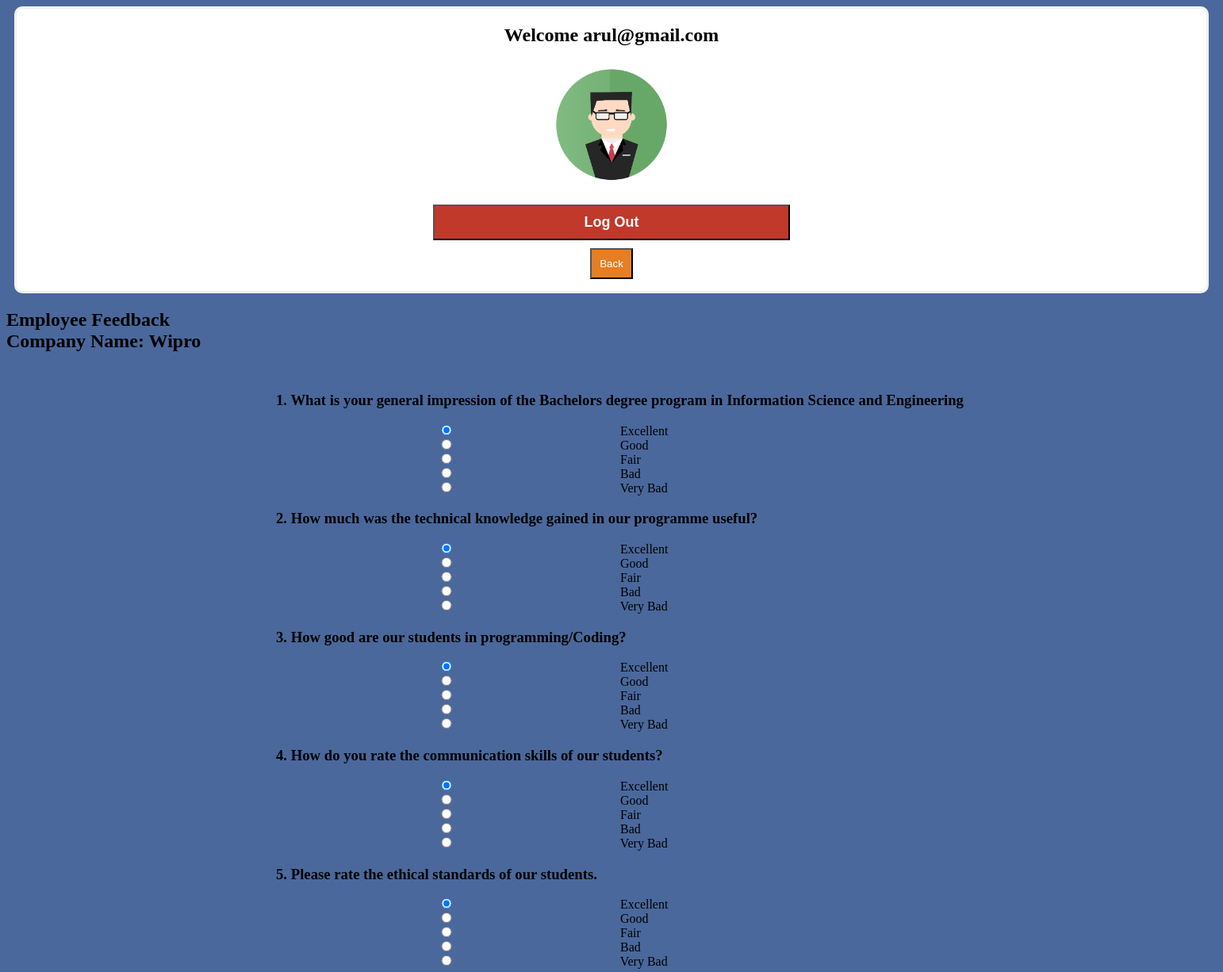
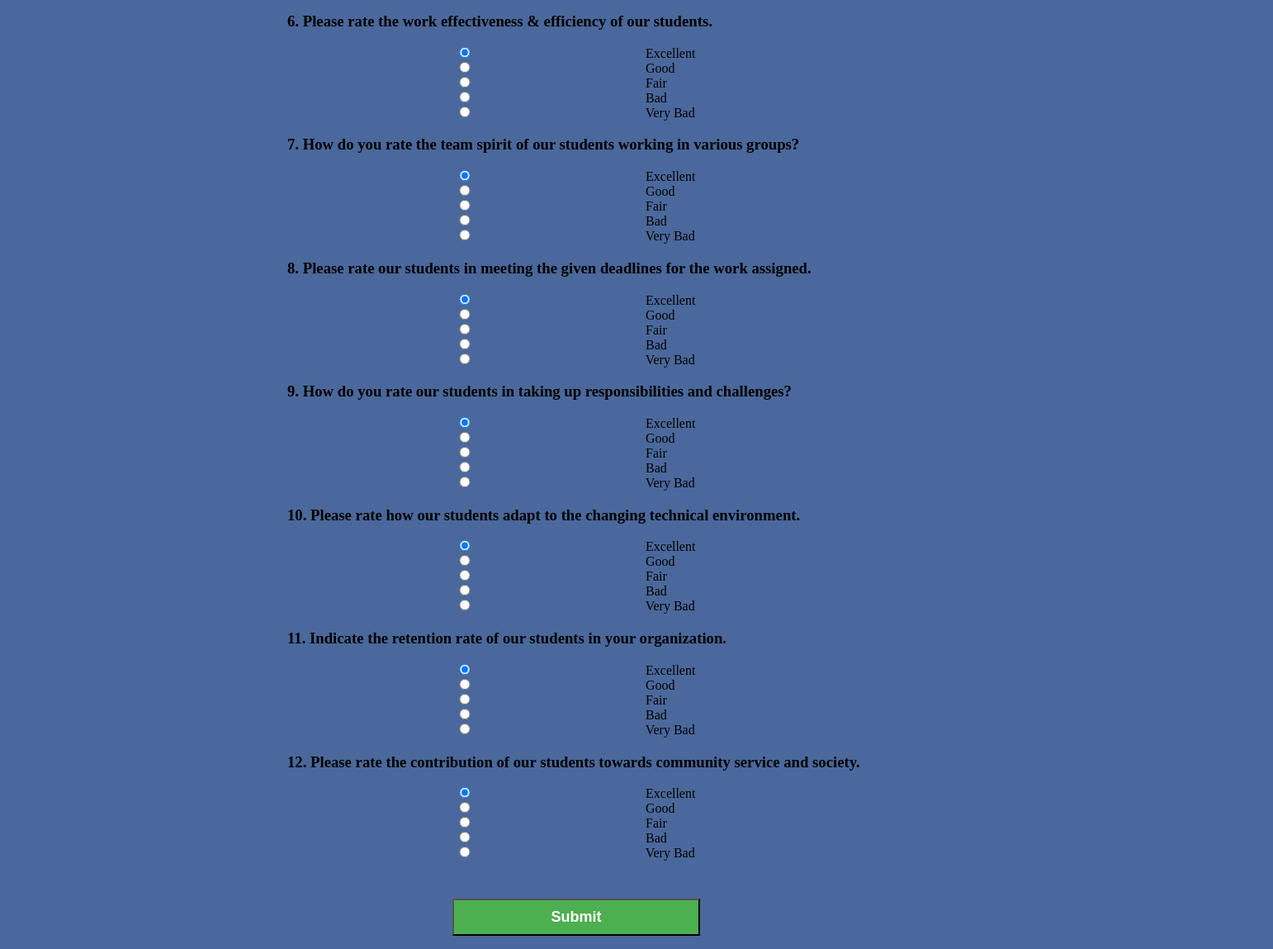
Screenshot of /feedback/employerhomepage.php (signed in) with the database file from the repository (2 pictures, top to bottom).
### tables this page shows
CREATE TABLE `empquestion` (
  `qid` int(11) NOT NULL,
  `question` varchar(140) NOT NULL
);

### feedback/employerhomepage.php (the view, shortened to what this page needs)
<?php
	require 'dbconfig/config.php';
?>
<!DOCTYPE html>
<html>
<head>
<link rel="stylesheet" href="css/style.css">
</head>
<body>
	<div id="main-wrapper">
		<center><h2>Welcome <?php echo $_SESSION['email']; ?></h2></center>
		<form action="index.php" method="post">
			<div class="imgcontainer">
				<img src="imgs/avatar.png" alt="Avatar" class="avatar">
			</div>
			<div class="inner_container">
				<button class="logout_button" type="submit">Log Out</button>
			</div>
			<div align ="center">
			<a href="index.php"><button type="button" class="back_btn">Back</button></a>
			</div>
		</form>
	</div>
	<?php
	@$cname = $_SESSION['cname'];
	echo  '<h2>';
	echo 'Employee Feedback <br>';
	echo 'Company Name: ';
	echo $cname;
	echo '</h2>';
	echo '<p>';
    echo '<div class ="container">';
		$query = "select qid, question from empquestion;";
		$query_run = mysqli_query($con,$query);
		@$i=1;
		echo '<div class="questions">';
		echo '<form method="post" action="empsubmitted.php">';
while($row = mysqli_fetch_array($query_run))
{
		echo '<h3>';
		echo $row['qid'];
		echo '.  ';
		echo $row['question'];
		echo '</h3>';
		echo '<div>';
		echo '<input type="radio" name="q'.$i.'" value="5" checked="checked"> Excellent<br>';
		echo '<input type="radio" name="q'.$i.'" value="4"> Good<br>';
		echo '<input type="radio" name="q'.$i.'" value="3"> Fair<br>';
		echo '<input type="radio" name="q'.$i.'" value="2"> Bad<br>';
		echo '<input type="radio" name="q'.$i.'" value="1"> Very Bad';
		echo '<br>';
		echo '</div>';
		$i++;
}
echo '<br><br>';
echo '<a href = "empsubmitted.php"> <button name="submit" class="login_button" style="width:300px; margin-left:200px;" type="submit">Submit</button> </a>';
echo '</form>';
echo '</div>';
	echo '</div>';
	?>
		</p>
</body>
</html>

### feedback/css/style.css (style rules this page uses)
input { width: 430px; margin: 0 auto; padding: 10px; border: 1px solid #ccc; }
#main-wrapper { border-radius : 10px; background-color: white; border: 3px solid #f1f1f1; width: 500px; margin: 0 auto; }
.inner_container { width:450px; margin:0 auto; }
.login_button { background-color: #4CAF50; color: white; margin-top:10px; padding:10px; width: 100%; font-size:18px; font-weight: bold; }
.back_btn { margin-top:10px; color: white; margin-bottom:15px; padding: 10px; background-color: #e67e22; }
.logout_button { background-color: #c0392b; color: white; margin-top:10px; padding:10px; width: 100%; font-size:18px; font-weight: bold; }
.imgcontainer { text-align: center; margin: 24px 0 12px 0; }
img.avatar { width: 30%; border-radius: 50%; }
.container { margin: 16px; width:100%; }

### feedback/employerhomepage.php (style rules this page uses)
body { background-color: #4a689b; }
#main-wrapper { padding-left: 500px; padding-right: 500px; }
.container { margin-left: 340px; }
.questions { margin-top: 50px; }

### rows the page displays
empquestion: qid "1", question "What is your general impression of the Bachelors degree program in Information Science and Engineering"
empquestion: qid "2", question "How much was the technical knowledge gained in our programme useful?"
empquestion: qid "3", question "How good are our students in programming/Coding?"
empquestion: qid "4", question "How do you rate the communication skills of our students?"
empquestion: qid "5", question "Please rate the ethical standards of our students."
empquestion: qid "6", question "Please rate the work effectiveness & efficiency of our students."
empquestion: qid "7", question "How do you rate the team spirit of our students working in various groups?"
empquestion: qid "8", question "Please rate our students in meeting the given deadlines for the work assigned."
empquestion: qid "9", question "How do you rate our students in taking up responsibilities and challenges?"
empquestion: qid "10", question "Please rate how our students adapt to the changing technical environment."
empquestion: qid "11", question "Indicate the retention rate of our students in your organization."
empquestion: qid "12", question "Please rate the contribution of our students towards community service and society."

### other values shown
$_SESSION['email'] "arul@gmail.com"
$cname "Wipro"
